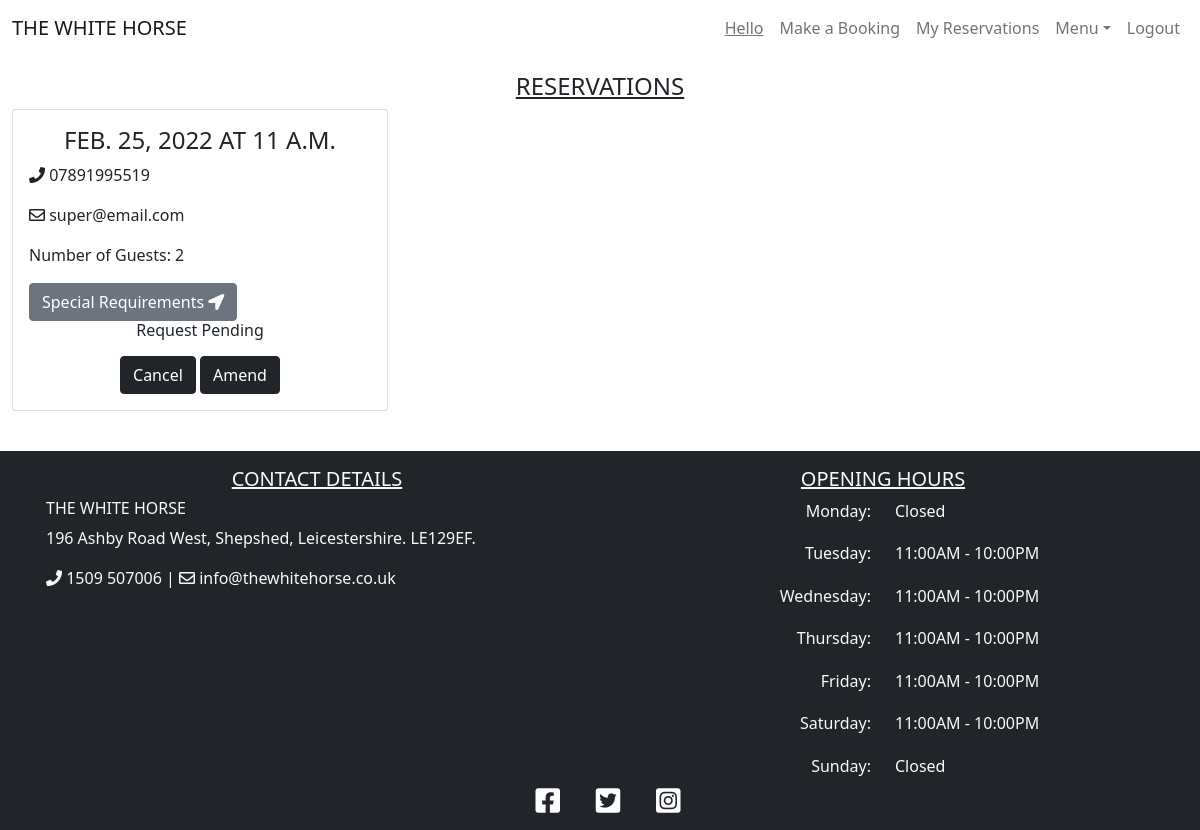
/reservations (signed in), run on an earlier commit of the app's database.
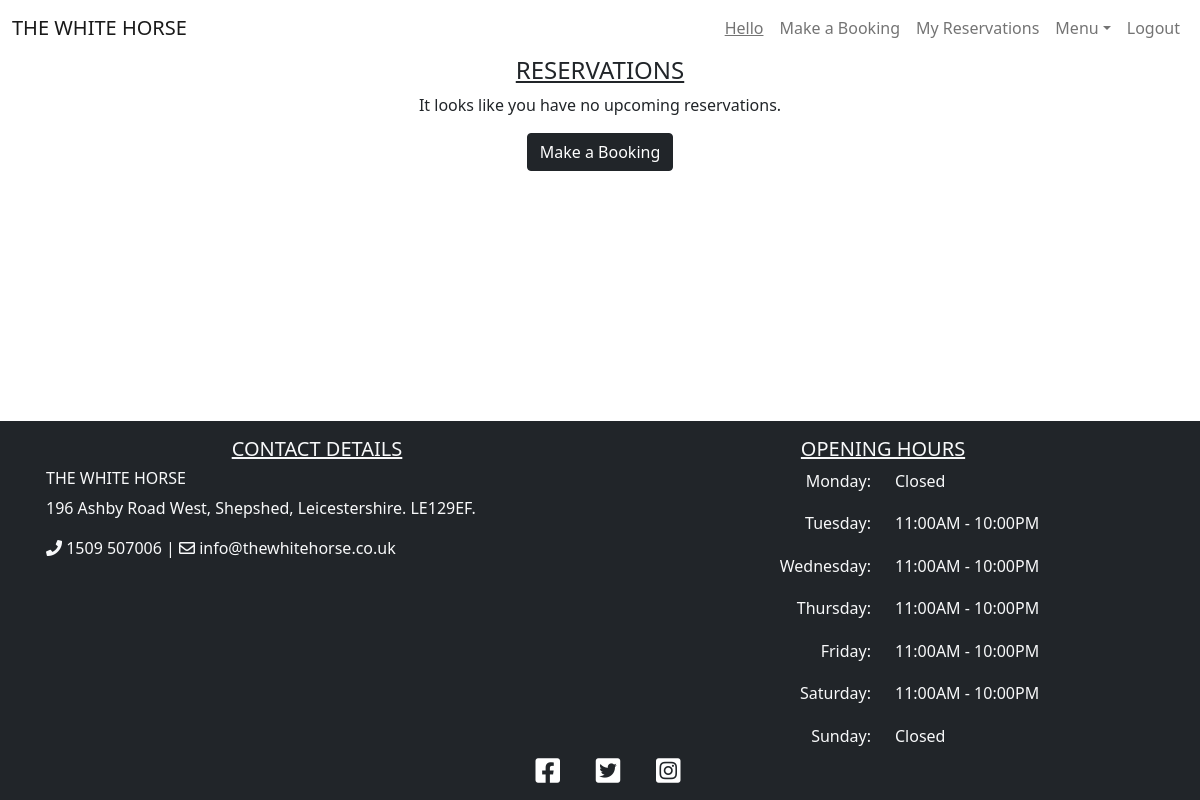
And on a later commit of the database.
### booking/models.py (models this page shows, shortened)
class Booking(models.Model):
    user = models.ForeignKey(User, on_delete=models.CASCADE)
    lead = models.CharField(max_length=200, blank=False)
    email = models.CharField(max_length=200, blank=False)
    phoneNumberRegex = RegexValidator(regex=r'^\+?1?\d{9,15}$')
    mobile = models.CharField(
        validators=[phoneNumberRegex], max_length=16, blank=False
        )
    date = models.DateField(blank=False)
    time = models.TimeField(blank=False)
    notes = models.TextField(max_length=200)
    guests = models.PositiveIntegerField(blank=False)
    status = models.IntegerField(choices=STATUS, default=0)
    class Meta:
        ordering = ['-date']
        constraints = [
            models.UniqueConstraint(
                fields=['user', 'date', 'time'], name='unique_booking'
            ), ]

### booking/views.py (the view)
# urls.py: path('reservations', views.ReservationList.as_view(), name='reservations'),
class ReservationList(generic.ListView):
    model = Booking
    def sort(self, reservations):
        for reservation in reservations:
            if reservation.date < datetime.date.today():
                reservation.delete()
                return reservations
    def get(self, request, *args, **kwargs):
        if request.user.is_authenticated:
            reservations = Booking.objects.filter(user=request.user)
            self.sort(reservations)
            return render(
                request, 'reservations.html',
                {
                    'reservations': reservations,
                },
            )
        else:
            return redirect(reverse("account_login"))

### booking/mapbox_context_processor.py (called while the page is built)
def mapbox_renderer(_request):
    return {
       'mapbox_token': settings.MAPBOX_TOKEN
    }

### templates/reservations.html (shortened to what this page needs)
{% extends "base.html" %}
{% block content %}
{% if not reservations %}
<div class="container mb-3">
    <div class="row">
        <div class="col-lg-12 text-center">
            <h4 class="page-heading">Reservations</h4>
            <p>It looks like you have no upcoming reservations.</p>
            <a href="{% url 'booking' %}"><button class="btn btn-dark">Make a Booking</button></a>
        </div>
    </div>
</div>
{% else %}
<div class="container-fluid mb-3">
    <div class="row">
        <div class="col-12 mt-3 left">
            <h4 class="page-heading text-center">Reservations</h4>
            <div class="row">
                {% for reservation in reservations %}
                <div class="col-md-4">
                    <div class="card mb-4">
                        <div class="card-body">
                            <h4 class='card-title text-uppercase text-center'>{{ reservation.date }} at
                                {{ reservation.time }}</h4>
                            <div class='card-text'>
                                <p><i class="fas fa-phone"></i> {{ reservation.mobile }}</p>
                                <p><i class="far fa-envelope"></i> {{ reservation.email }}</p>
                                <p>Number of Guests: {{ reservation.guests }}</p>
                                <button data-bs-toggle='modal' data-bs-target='#notes' class="btn btn-secondary">Special
                                    Requirements <i class="fas fa-location-arrow"></i></button>
                                <div class='text-center h6'>
                                    {% if reservation.status == 1 %}
                                    <p>Reservation Accepted</p>
                                    {% elif reservation.status == 2 %}
                                    <p>Reservation Declined</p>
                                    {% else %}
                                    <p>Request Pending</p>
                                    {% endif %}
                                </div>
                            </div>
                            <div class='text-center'>
                                <button data-bs-toggle='modal' data-bs-target='#cancel' class="btn btn-dark">Cancel</button>
                                <a class="btn btn-dark" href="/amend/{{ reservation.id }}">Amend</a>
                            </div>
                        </div>
                    </div>
                </div>
                    {% endfor %}
                </div>
        </div>
    </div>
</div>
{% endif %}
{% endblock %}

### templates/base.html (shortened to what this page needs)
{% load static %}
<!DOCTYPE html>
<html lang="en">
<head>
    <link rel="stylesheet" href="https://cdnjs.cloudflare.com/ajax/libs/font-awesome/5.15.3/css/all.min.css">
    <link href="https://cdn.jsdelivr.net/npm/bootstrap@5.0.1/dist/css/bootstrap.min.css" rel="stylesheet"
>
    <link href='https://api.mapbox.com/mapbox-gl-js/v2.3.1/mapbox-gl.css' rel='stylesheet' />
    <link rel="stylesheet" href="{% static 'css/style.css' %}">
</head>
<body class="site">
    <header>
        <nav class="navbar sticky-top navbar-expand-lg navbar-light">
            <div class="container-fluid">
                <a class="navbar-brand text-uppercase" href="{% url 'index' %}">The White Horse</a>
                <div class="collapse navbar-collapse" id="navbarNav">
                    <ul class="navbar-nav ms-auto">
                        {% if user.is_authenticated %}
                        <li class="nav-item">
                            <a class="nav-link" href="{% url 'index' %}"><u>Hello {{ user.first_name }} {{ user.last_name }}</u></a>
                        </li>
                        <li class="nav-item">
                            <a class="nav-link" href="{% url 'booking' %}">Make a Booking</a>
                        </li>
                        <li class="nav-item">
                            <a class="nav-link" href="{% url 'reservations' %}">My Reservations</a>
                        </li>
                        {% else %}
                        <li class="nav-item">
                            <a class="nav-link" href="{% url 'account_signup' %}">Make a Booking</a>
                        </li>
                        {% endif %}
                        <li class="nav-item dropdown">
                            <a href="#" class="nav-link dropdown-toggle" data-bs-toggle="dropdown">Menu</a>
                        </li>
                        {% if user.is_authenticated %}
                        <li class="nav-item">
                            <a class="nav-link" href="{% url 'account_logout' %}">Logout</a>
                        </li>
                        {% endif %}
                    </ul>
                </div>
            </div>
        </nav>
    </header>
    <main class="site-content">
        {% block content %}
        {% endblock content %}
    </main>
    <footer class="footer bg-dark text-light text-lg-start text-center">
        <div class="container p-3">
            <div class="row">
                <div class="col-lg-6 col-md-12 mb-4 mb-md-0">
                    <h5 class="text-uppercase text-center"><u>Contact Details</u></h5>
                    <h6 class="text-uppercase">The White Horse</h6>
                    <p>
                        196 Ashby Road West, Shepshed, Leicestershire. LE129EF.
                    </p>
                    <p>
                        <i class="fas fa-phone"></i> 1509 507006 | <i class="far fa-envelope"></i> info@thewhitehorse.co.uk
                    </p>
                    <div class="row p-1">
                        <div id='map'></div>
                    </div>
                </div>
                <div class="col-lg-6 col-md-12 mb-4 mb-md-0">
                    <h5 class="text-uppercase text-center"><u>Opening Hours</u></h5>
                    <div class="row hours-outer">
                        <div class="col hours-inner">
                            <ul class="text-lg-end text-center list-unstyled">
                                <li>
                                    Monday:
                                </li>
                                <li>
                                    Tuesday:
                                </li>
                                <li>
                                    Wednesday:
                                </li>
                                <li>
                                    Thursday:
                                </li>
                                <li>
                                    Friday:
                                </li>
                                <li>
                                    Saturday:
                                </li>
                                <li>
                                    Sunday:
                                </li>
                            </ul>
                        </div>
                        <div class="col hours-inner">
                            <ul class="list-unstyled">
                                <li>
                                    Closed
                                </li>
                                <li>
                                    11:00AM - 10:00PM
                                </li>
                                <li>
                                    11:00AM - 10:00PM
                                </li>
                                <li>
                                    11:00AM - 10:00PM
                                </li>
                                <li>
                                    11:00AM - 10:00PM
                                </li>
                                <li>
                                    11:00AM - 10:00PM
                                </li>
                                <li>
                                    Closed
                                </li>
                            </ul>
                        </div>
                    </div>
                </div>
            </div>
        </div>
        <div class="text-center">
            <a href="https://en-gb.facebook.com/" target="_blank" rel="noopener" class="badge badge-light"
                aria-label="visit our Facebook page (opens in a new tab)"><i
                    class="fab fa-facebook-square ms-3 h3"></i></a>
            <a href="https://twitter.com/" target="_blank" rel="noopener" class="badge badge-light"
                aria-label="visit our Twitter page (opens in a new tab)"><i
                    class="fab fa-twitter-square ms-3 h3"></i></a>
            <a href="https://www.instagram.com/" target="_blank" rel="noopener" class="badge badge-light"
                aria-label="visit our Instagram page (opens in a new tab)"><i
                    class="fab fa-instagram-square ms-3 h3"></i></a>
        </div>
    </footer>
</body>
</html>

### static/css/style.css (style rules this page uses)
body { background-color: white; }
.page-heading { text-transform: uppercase; text-decoration: underline; }
header { background-color: white; }
.site { display: flex; min-height: 100vh; flex-direction: column; }
.site-content { flex: 1; width: 100%; height: 100%; }
#map { width: 100%; height: 150px; border-radius: 25px; }
.hours-outer { height: 100%; }
.hours-inner ul { height: 100%; display: flex; flex-direction: column; }
.hours-inner li { flex: 1; }

What changed in the data, as far as the page shows it:
removed Booking: date "FEB. 25, 2022", time "11 A.M.", mobile "07891995519", email "super@email.com", guests "2", status "Request Pending"
Also different on the page:
text now shown: "It looks like you have no upcoming reservations. Make a Booking"
